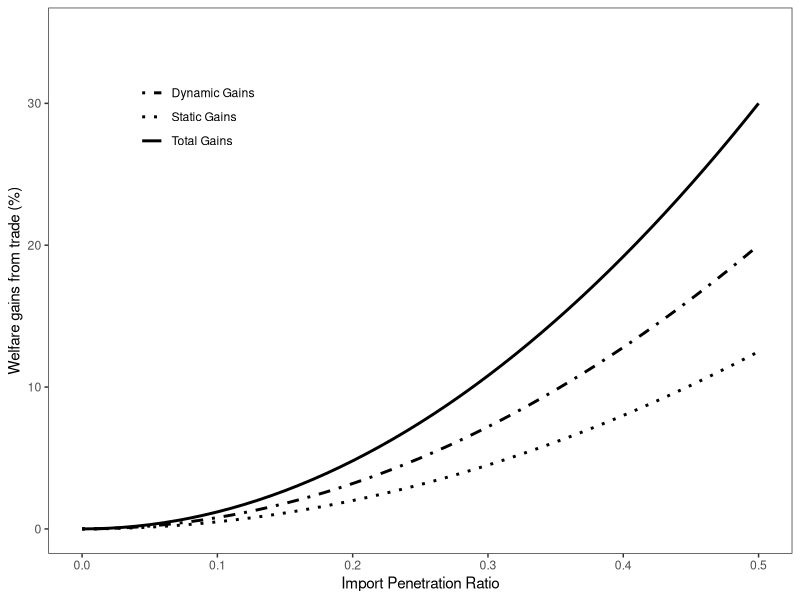
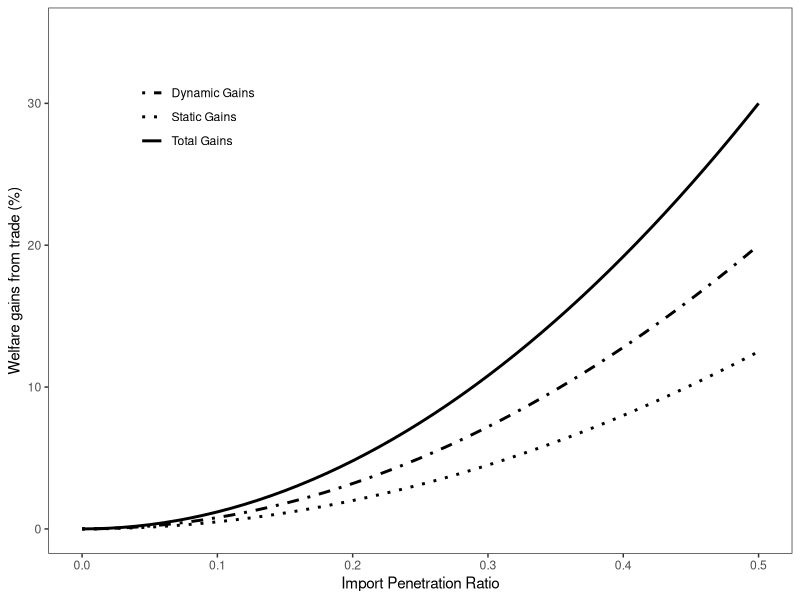
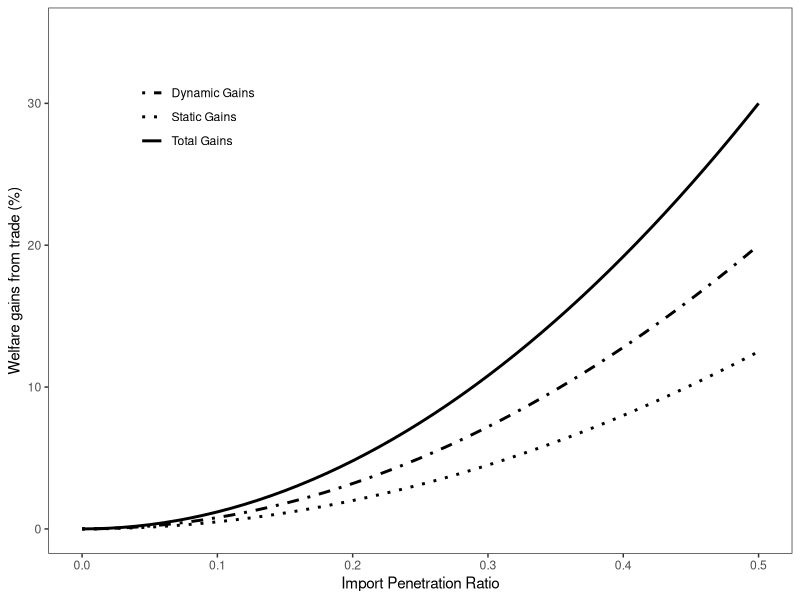

Write R code to recreate these figures, in order.
# Line graph Multiple overlay from given formula

# Thomas Sampson, “Dynamic Selection: An Idea Flows Theory of Entry, Trade, and Growth,” 
# The Quarterly Journal of Economics 131, no. 1 (2016): 353

# Data: emulated from ibid, Figure I

library(ggplot2)
library(magrittr)
library(haven)
library(tidyverse)

#Define Function
f <- function(x, a) a * (x**2)

#Main frame
df <- data.frame(
  param = c(120,80,50),
  label = c("Total Gains", "Dynamic Gains", "Static Gains")
)

lc = c("Total Gains" = 1, "Dynamic Gains" = 4, "Static Gains" = 3)

# Dataset for plot
p1df <- df %>%
  crossing(x = seq(0,0.5,0.01)) %>%
  mutate(y = f(x,param))

# Plot
p1 <- ggplot(p1df, aes(x=x,y=y,linetype=label)) + 
  geom_line (size = 1) + 
  coord_cartesian(
    ylim = c(0,35)
  ) +
  scale_linetype_manual(values = lc) + 
  labs(
    x = "Import Penetration Ratio",
    y = "Welfare gains from trade (%)",
    linetype = "Legend"
  ) +
  theme_bw() + 
  theme(
    panel.grid.major = element_blank(),
    panel.grid.minor = element_blank(),
    legend.title = element_blank(),
    legend.position = c(0.2,0.8)
  ) 

print(p1)

ggsave(path=output_dir, filename="Line Graph QJE 7.png", width=8, height=6)
# Save as Example
ggsave(path="src/relationship/", filename="Line Graph QJE 7-example.png", width=8, height=6)
